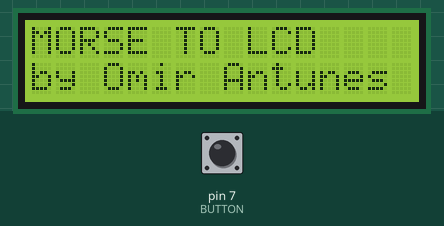
Recording of a sketch running on a simulated Arduino Uno, built with avr-gcc and run on an emulated ATmega328P. Parts: 16×2 character LCD. The inputs (shaded band) are chosen by the test bench; at power-on: pin 7 (BUTTON) LOW. What the sketch prints to the serial monitor is not drawn.

Above: at 0.1 s.
3.3 s: pin 7 (BUTTON) pulled HIGH for 0.15 s
At 5.4 s:
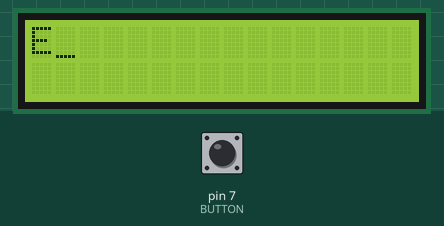
5.7 s: pin 7 (BUTTON) pulled HIGH for 1 s
At 8.7 s:
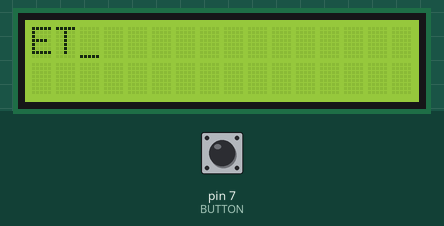
9.0 s: pin 7 (BUTTON) pulled HIGH for 0.15 s
At 11.1 s:
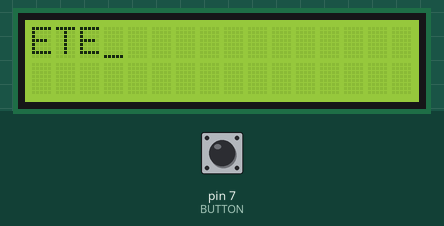
11.4 s: pin 7 (BUTTON) pulled HIGH for 3.2 s
At 16.0 s:
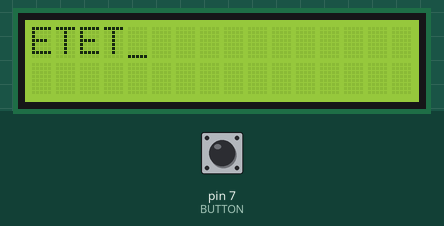
16.9 s: pin 7 (BUTTON) pulled HIGH for 0.15 s
At 18.4 s:
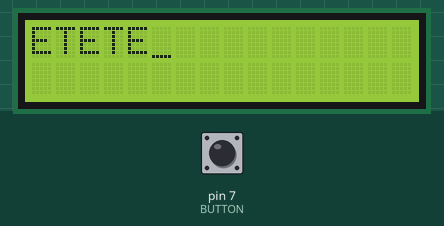
19.3 s: pin 7 (BUTTON) pulled HIGH for 1 s
At 21.5 s:
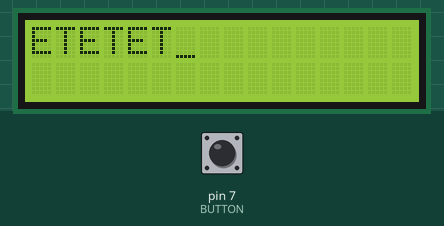
Timing chart, 0 to 23.0 s (numbered marks = the images above; inputs shaded):
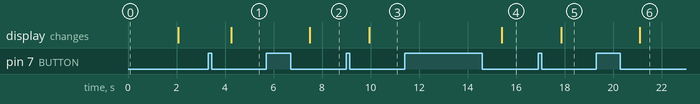

The sketch:

MorseLcdNano.ino
```cpp
// Here I used some “sketch” from the author mentioned below.
// Basically, this code is divided in a part that sets the LCD screen to display characters and a second part that
// teaches Morse Code to Arduino.
// Unfortunately, when I did this, I didn’t write truly clear comments…
// Omir.


/* About: This is a simple Arduino-compatible "sketch" that is meant to do to things:
 *        1) Convert ASCII charts from the serial port to Morse Code by flashing an
 *           LED (connected to digital pin 13)
 *        2) Interpret presses on button (connected to digital pin 7) as Morse Code
 *           inputs and send as ASCII chars to serial port
 * Author: Aleksandar Gargenta, Marakana
 * License: Apache License, Version 2.0
 * Disclaimer: This is my very first Arduino sketch, so expect bugs :-)
 */
#include <LiquidCrystal.h>
LiquidCrystal lcd(12, 11, 5, 4, 3, 2); // create an lcd object and assign the pins
#define DOT_DURATION   200               // Duration of a Morse Code "dot" (in milliseconds)
#define DASH_DURATION  DOT_DURATION * 3  // Duration of a Morse Code "dash" (in milliseconds)
#define SIGNAL_GAP     DOT_DURATION * 4  // Gap between dots/dashes of a single letter (in ms)
#define LETTER_GAP     DOT_DURATION * 20  // Gap between two letters (in milliseconds)
#define WORD_GAP       DOT_DURATION * 30  // Gap between two words (in milliseconds)


#define BUTTON          7                // The diginal connector port to the button

#define DOT             1                // DOT identifier
#define DASH            2                // DASH identifier
#define NONE            0                // Neither DOT nor DASH

boolean buttonWasPressed = false;        // Indicator of whether button was pressed in the last cycle
long lastTimestamp = 0;                  // Last recorded timestamp  (used for mesuring duration)
byte inputSignal[6];                     // Input signal buffer
byte CommandSignal[6];
int inputSignalIndex = 0;                // Index into the input signal buffer
int countletter;

void resetInputSignal() {                // Reset the input signal buffer and index
  inputSignal[0] = NONE;
  inputSignal[1] = NONE;
  inputSignal[2] = NONE;
  inputSignal[3] = NONE;
  inputSignal[4] = NONE;
  inputSignalIndex = 0;
}

void setup() {
  lcd.begin(16, 2); // Set the display to 16 columns and 2 rows
  pinMode(BUTTON, INPUT);                // Set the button input
  Serial.begin(9600);                    // Init the serial port
  resetInputSignal();                    // Reset input signal buffer
  lcd.print("MORSE TO LCD                            by Omir Antunes"); // print some text
  delay(2000);
  lcd.clear(); // Clear the display
  lcd.cursor(); // enables the cursor
  lcd.setCursor(0,0);
}

// return true if s0-s4 match input signal
boolean matchInputSignal(byte s0, byte s1, byte s2, byte s3, byte s4) {
  return ((inputSignal[0] == s0) &&
          (inputSignal[1] == s1) &&
          (inputSignal[2] == s2) &&
          (inputSignal[3] == s3) &&
          (inputSignal[4] == s4));
}

// convert input signal to letter or ? if not found
char currentInputSignalToLetter() {
  if (matchInputSignal(DOT, DASH, NONE, NONE, NONE))  { return 'A'; }
  if (matchInputSignal(DASH, DOT, DOT, DOT, NONE))    { return 'B'; }
  if (matchInputSignal(DASH, DOT, DASH, DOT, NONE))   { return 'C'; }
  if (matchInputSignal(DASH, DOT, DOT, NONE, NONE))   { return 'D'; }
  if (matchInputSignal(DOT, NONE, NONE, NONE, NONE))  { return 'E'; }
  if (matchInputSignal(DOT, DOT, DASH, DOT, NONE))    { return 'F'; }
  if (matchInputSignal(DASH, DASH, DOT, NONE, NONE))  { return 'G'; }
  if (matchInputSignal(DOT, DOT, DOT, DOT, NONE))     { return 'H'; }
  if (matchInputSignal(DOT, DOT, NONE, NONE, NONE))   { return 'I'; }
  if (matchInputSignal(DOT, DASH, DASH, DASH, NONE))  { return 'I'; }
  if (matchInputSignal(DASH, DOT, DASH, NONE, NONE))  { return 'K'; }
  if (matchInputSignal(DOT, DASH, DOT, DOT, NONE))    { return 'L'; }
  if (matchInputSignal(DASH, DASH, NONE, NONE, NONE)) { return 'M'; }
  if (matchInputSignal(DASH, DOT, NONE, NONE, NONE))  { return 'N'; }
  if (matchInputSignal(DASH, DASH, DASH, NONE, NONE)) { return 'O'; }
  if (matchInputSignal(DOT, DASH, DASH, DOT, NONE))   { return 'P'; }
  if (matchInputSignal(DASH, DASH, DOT, DASH, NONE))  { return 'Q'; }
  if (matchInputSignal(DOT, DASH, DOT, NONE, NONE))   { return 'R'; }
  if (matchInputSignal(DOT, DOT, DOT, NONE, NONE))    { return 'S'; }
  if (matchInputSignal(DASH, NONE, NONE, NONE, NONE)) { return 'T'; }
  if (matchInputSignal(DOT, DOT, DASH, NONE, NONE))   { return 'U'; }
  if (matchInputSignal(DOT, DOT, DOT, DASH, NONE))    { return 'V'; }
  if (matchInputSignal(DOT, DASH, DASH, NONE, NONE))  { return 'W'; }
  if (matchInputSignal(DASH, DOT, DOT, DASH, NONE))   { return 'X'; }
  if (matchInputSignal(DASH, DOT, DASH, DASH, NONE))  { return 'Y'; }
  if (matchInputSignal(DASH, DASH, DOT, DOT, NONE))   { return 'Z'; }
  if (matchInputSignal(DOT, DASH, DASH, DASH, DASH))  { return '1'; }
  if (matchInputSignal(DOT, DOT, DASH, DASH, DASH))   { return '2'; }
  if (matchInputSignal(DOT, DOT, DOT, DASH, DASH))    { return '3'; }
  if (matchInputSignal(DOT, DOT, DOT, DOT, DASH))     { return '4'; }
  if (matchInputSignal(DOT, DOT, DOT, DOT, DOT))      { return '5'; }
  if (matchInputSignal(DASH, DOT, DOT, DOT, DOT))     { return '6'; }
  if (matchInputSignal(DASH, DASH, DOT, DOT, DOT))    { return '7'; }
  if (matchInputSignal(DASH, DASH, DASH, DOT, DOT))   { return '8'; }
  if (matchInputSignal(DASH, DASH, DASH, DASH, DOT))  { return '9'; }
  if (matchInputSignal(DASH, DASH, DASH, DASH, DASH)) { return '0'; }
  if (matchInputSignal(DOT, DASH, DOT, DASH, DOT))    { backspace(); return ' ';}
  if (matchInputSignal(DASH, DOT, DOT, DASH, DOT))    { lcd.clear(); }
  return '?';
}


void backspace(){
  if(countletter <16){countletter--;lcd.setCursor(countletter,0);};
  if(countletter >15){countletter--;lcd.setCursor(countletter,1);};
}

void loop() { // loop forever
  long currentTimestamp  = millis(); // get the current timestamp
  long duration = currentTimestamp - lastTimestamp; // get elapsed time
  if(countletter== 16){lcd.setCursor(0,1);}
  if(countletter== 32){lcd.setCursor(0,0);lcd.clear(); countletter = 0;}
  if (digitalRead(BUTTON) == HIGH) { // if the button is pressed
    delay(50);
    if (!buttonWasPressed) { //  if the button was previously not pressed
      buttonWasPressed = true; // remember the button press
      lastTimestamp = currentTimestamp; // record the time of the button press
      if (duration > LETTER_GAP) {
        Serial.print(' ');
        lcd.print(' ');
        countletter++;
      }
    } // end of if (button was not pressed)
  } else { // the button is not pressed
    if (buttonWasPressed) {  // the button was just released
      if (duration < DOT_DURATION) { // if the button was pressed for up to DOT cutoff
        inputSignal[inputSignalIndex] = DOT; // remember the current signal as a DOT
      } else { // if the button was pressed for longer than DOT cutoff
        inputSignal[inputSignalIndex] = DASH; // remember the current signal as a DASH
      }
      inputSignalIndex++; // advance the index to the input signal buffer
      buttonWasPressed = false; // consume previous button press
      lastTimestamp = currentTimestamp; // record the time the button was released
    } else { // the button was not just released
      if (inputSignalIndex > 0) { // if there is data in the input signal buffer
        if (duration > SIGNAL_GAP || inputSignalIndex >= 5) { // if we have a complete letter
          lcd.print(currentInputSignalToLetter());
          Serial.print(currentInputSignalToLetter()); // parse the letter and send it via serial
          countletter++;
          resetInputSignal(); // reset the input signal buffer
        }
      }
    } // end of else (button was not previously pressed)
  } // end of else (button is not pressed)
} // end of loop
```

Measured:
- after the input at 3.3 s, the display: changes after 0.95 s (image 1)
- after the input at 5.7 s, the display: changes after 1.8 s (image 2)
- after the input at 9.0 s, the display: changes after 0.95 s (image 3)
- after the input at 11.4 s, the display: changes after 4.0 s (image 4)
- after the input at 16.9 s, the display: changes after 0.95 s (image 5)
- after the input at 19.3 s, the display: changes after 1.8 s (image 6)
